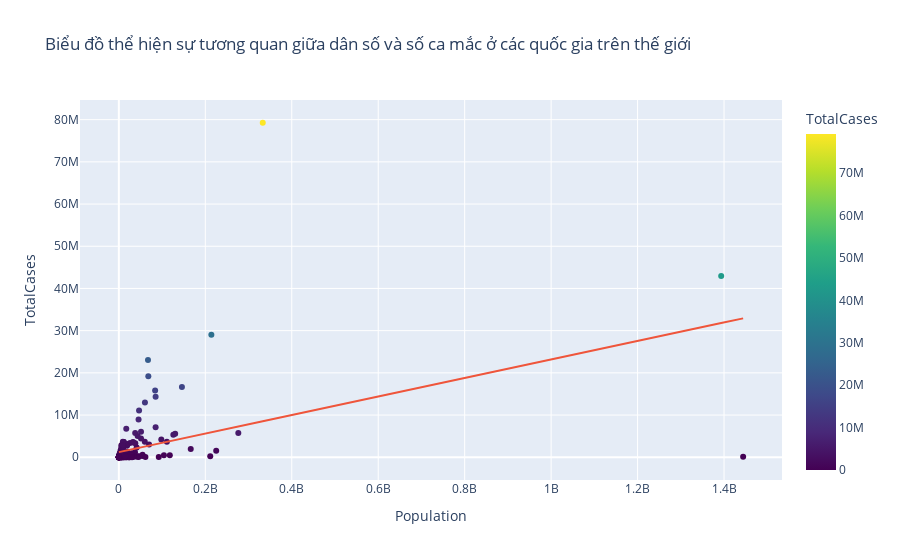

Notebook source saved alongside this figure:
### Code cell
plot_scatter(cases_country, "Population", "TotalCases", "Biểu đồ thể hiện sự tương quan giữa dân số và số ca mắc ở các quốc gia trên thế giới","Location")

### Figure 1 — Plotly figure (JSON) as saved in the notebook; plotly's stock layout.template omitted (floating-point values rounded to 4 significant figures; data arrays with more than 128 entries replaced by an {"elided": "..."} marker saying what was removed)
{"data": [{"hovertemplate": "<b>%{hovertext}</b><br><br>Population=%{x}<br>TotalCases=%{marker.color}<extra></extra>", "hovertext": {"elided": "224 str values"}, "legendgroup": "", "marker": {"color": {"elided": "224 int values"}, "coloraxis": "coloraxis", "symbol": "circle"}, "mode": "markers", "name": "", "orientation": "v", "showlegend": false, "type": "scatter", "x": {"elided": "224 int values"}, "xaxis": "x", "y": {"elided": "224 int values"}, "yaxis": "y"}, {"hovertemplate": "<b>OLS trendline</b><br>TotalCases = 0.0219462 * Population + 1.2186e+06<br>R<sup>2</sup>=0.195215<br><br>Population=%{x}<br>TotalCases=%{y} <b>(trend)</b><extra></extra>", "legendgroup": "", "marker": {"symbol": "circle"}, "mode": "lines", "name": "", "showlegend": false, "type": "scatter", "x": {"elided": "224 int values"}, "xaxis": "x", "y": {"elided": "224 float values"}, "yaxis": "y"}], "layout": {"coloraxis": {"colorbar": {"title": {"text": "TotalCases"}}, "colorscale": [[0, "#440154"], [0.1111, "#482878"], [0.2222, "#3e4989"], [0.3333, "#31688e"], [0.4444, "#26828e"], [0.5556, "#1f9e89"], [0.6667, "#35b779"], [0.7778, "#6ece58"], [0.8889, "#b5de2b"], [1, "#fde725"]]}, "legend": {"tracegroupgap": 0}, "title": {"text": "Biểu đồ thể hiện sự tương quan giữa dân số và số ca mắc ở các quốc gia trên thế giới"}, "xaxis": {"anchor": "y", "domain": [0, 1], "title": {"text": "Population"}}, "yaxis": {"anchor": "x", "domain": [0, 1], "title": {"text": "TotalCases"}}}}
